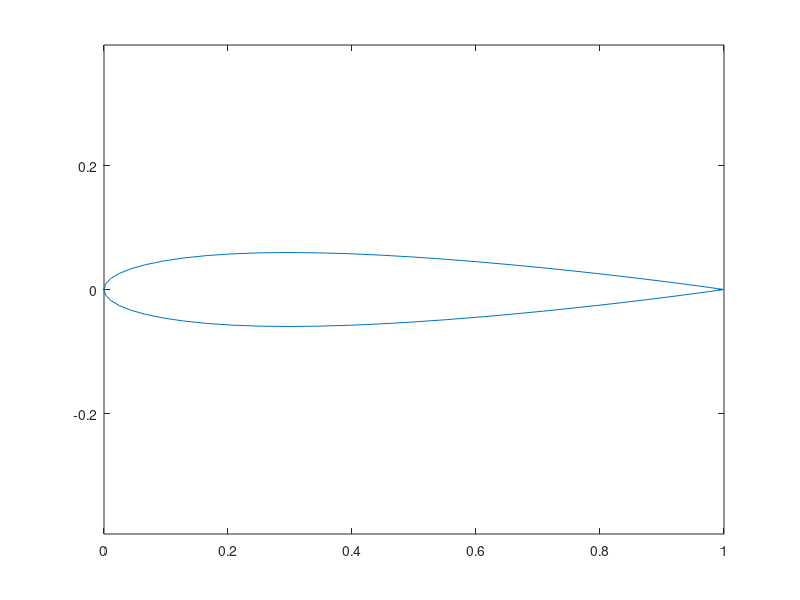

Recreate this plot in MATLAB.
% Etude sur un NACA 0012
A = csvread('Profil_NACA0012.csv')

figure('Name', 'Trajectoire')
plot(A(:,1), A(:,2))
axis equal